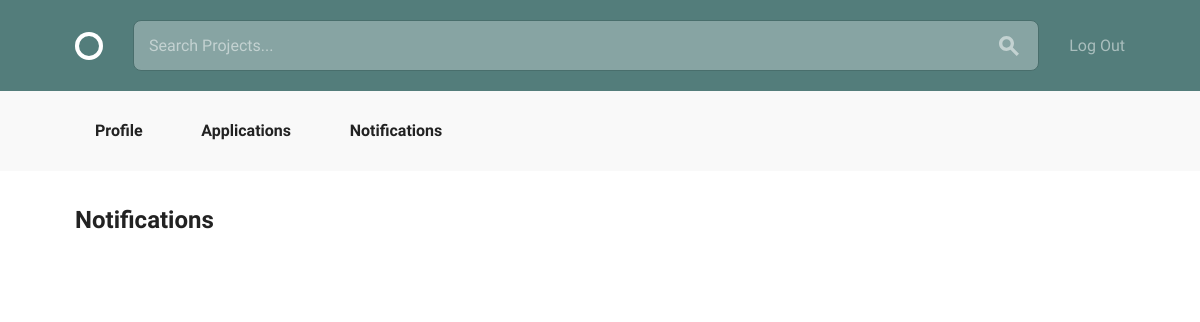
/projects/notification/ (signed in), run on an earlier commit of the app's database.
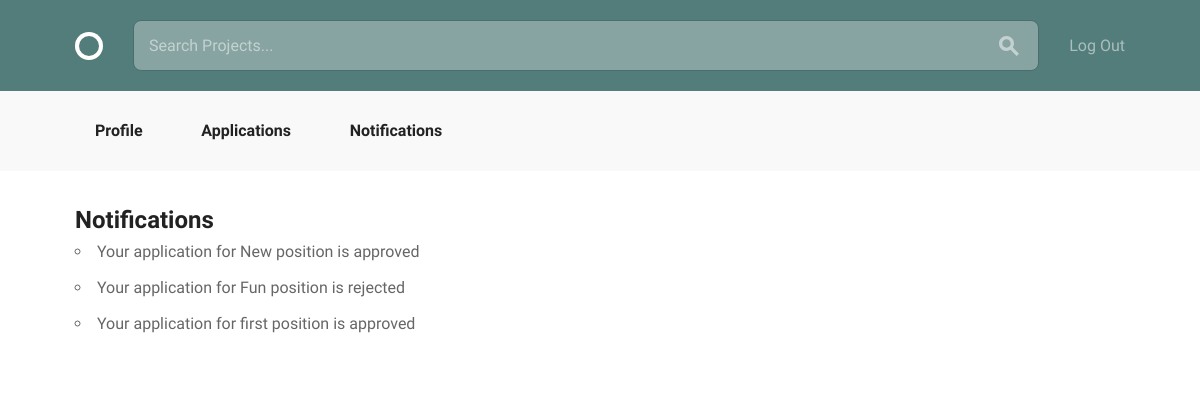
And on a later commit of the database.
### projects/models.py (models this page shows, shortened)
class Notification(models.Model):
    user = models.ForeignKey(
        settings.AUTH_USER_MODEL,
        related_name="notification"
    )
    application = models.ForeignKey(Application)
    message = models.CharField(max_length=50)

### projects/views.py (the view)
def notification(request):
    try:
        notifications = models.Notification.objects.filter(user=request.user)
    except ObjectDoesNotExist:
        messages.warning(request, "There is no notification.")
    else:
        return render(request, "projects/notification.html",
                    {'notifications': notifications })

### projects/templates/projects/notification.html
{% extends "layout.html" %}
{% load static from staticfiles %}
{% block body_content %}
<div class="bounds circle--page">
    <div class="circle--page--header grid-100">
        <h2>Notifications</h2>
        <ul>
            {% for notification in notifications %}
                <li>{{ notification.message }}</li>
            {% endfor %}
        </ul>
    </div>
</div>
{% endblock %}

What changed in the data, as far as the page shows it:
added Notification: message "Your application for New position is approved"
added Notification: message "Your application for Fun position is rejected"
added Notification: message "Your application for first position is approved"
